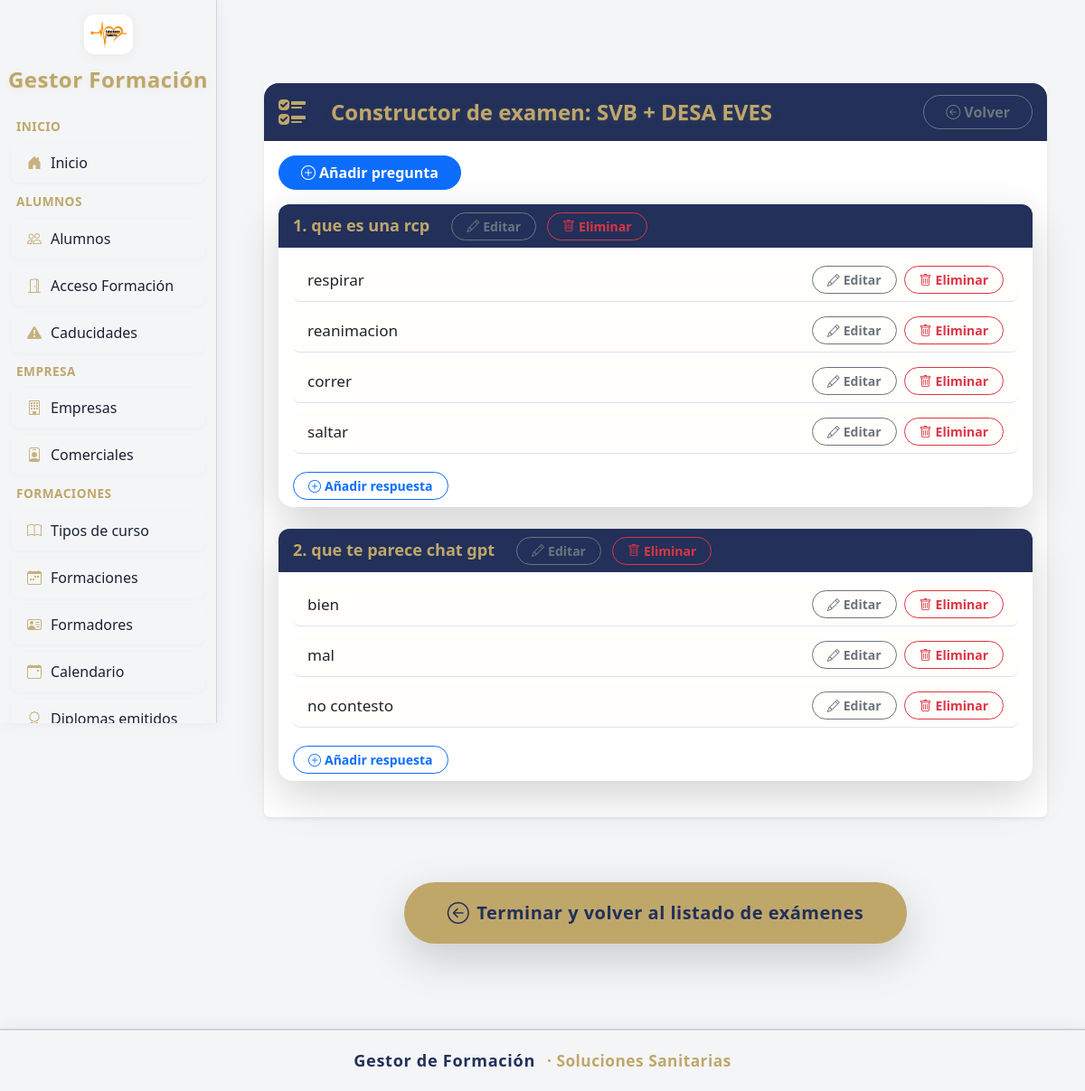
Screenshot of /examenes/constructor/1 with the database file from the repository.
### mi_plataforma_formacion_app/models/examen_modelo.py (models this page shows)
class ExamenModelo(db.Model):
    __tablename__ = 'examen_modelo'
    id = db.Column(db.Integer, primary_key=True)
    nombre = db.Column(db.String(128), nullable=False)
    descripcion = db.Column(db.Text)
    preguntas = db.relationship('Pregunta', backref='examen_modelo', lazy=True, cascade="all, delete-orphan")
    tipos_curso = db.relationship('TipoCurso', back_populates='examen_modelo')

### mi_plataforma_formacion_app/models/pregunta.py (models this page shows)
class Pregunta(db.Model):
    __tablename__ = 'pregunta'
    id = db.Column(db.Integer, primary_key=True)
    texto = db.Column(db.Text, nullable=False)
    examen_modelo_id = db.Column(db.Integer, db.ForeignKey('examen_modelo.id'))
    respuestas = db.relationship('Respuesta', backref='pregunta', lazy=True, cascade="all, delete-orphan")

### mi_plataforma_formacion_app/models/respuesta.py (models this page shows)
class Respuesta(db.Model):
    __tablename__ = 'respuesta'
    id = db.Column(db.Integer, primary_key=True)
    texto = db.Column(db.Text, nullable=False)
    correcta = db.Column(db.Boolean, default=False)
    pregunta_id = db.Column(db.Integer, db.ForeignKey('pregunta.id'))

### mi_plataforma_formacion_app/blueprints/examenes/routes.py (the view, shortened to what this page needs)
@examenes_bp.route('/constructor/<int:examen_id>', methods=['GET', 'POST'])
def constructor_examen(examen_id):
    examen = ExamenModelo.query.get_or_404(examen_id)
    return render_template('examenes/constructor_examen.html', examen=examen)

### mi_plataforma_formacion_app/blueprints/alumnos/routes.py (called while the page is built)
@alumnos_bp.app_context_processor
def inject_buscar_diploma_pdf():
    return dict(buscar_diploma_pdf=buscar_diploma_pdf)

### mi_plataforma_formacion_app/templates/examenes/constructor_examen.html (shortened to what this page needs)
{% extends 'base.html' %}
{% block content %}
<div class="container py-4">
  <div class="card shadow-sm border-0 mx-auto" style="max-width:1100px;background:#fff;">
    <div class="card-header d-flex align-items-center gap-3" style="background: var(--color-sidebar-active); color: var(--color-sidebar-title); border-top-left-radius: 1rem; border-top-right-radius: 1rem; border-bottom: none; min-height:60px;">
      <i class="bi bi-ui-checks" style="font-size:2rem; margin-right:10px; color:var(--color-sidebar-title);"></i>
      <h2 class="mb-0 fw-bold fs-4" style="color:var(--color-sidebar-title); text-shadow:0 2px 8px #bfa76a22,0 1px 0 #bfa76a22;">Constructor de examen: {{ examen.nombre }}</h2>
      <a href="{{ url_for('examenes_bp.listar_examenes_modelo') }}" class="btn btn-outline-secondary rounded-pill px-4 fw-semibold ms-auto">
        <i class="bi bi-arrow-left-circle"></i> Volver
      </a>
    </div>
    <div class="card-body">
      <button class="btn btn-primary mb-3 px-4 rounded-pill d-flex align-items-center fw-semibold" data-bs-toggle="modal" data-bs-target="#modalNuevaPregunta">
        <i class="bi bi-plus-circle me-1"></i> Añadir pregunta
      </button>
      {% for pregunta in examen.preguntas %}
      <div class="card mb-4 shadow-lg border-0 rounded-4">
        <div class="card-header d-flex align-items-center gap-2" style="background: var(--color-sidebar-active); color: var(--color-sidebar-title); border-top-left-radius: 0.75rem; border-top-right-radius: 0.75rem; border-bottom: none; min-height:48px;">
          <strong style="font-size:1.13em;color:var(--color-sidebar-title);">{{ loop.index }}. {{ pregunta.texto }}</strong>
          <button class="btn btn-outline-secondary btn-sm ms-3 rounded-pill px-3 fw-semibold d-flex align-items-center" data-bs-toggle="modal" data-bs-target="#modalEditarPregunta{{ pregunta.id }}">
            <i class="bi bi-pencil me-1"></i> Editar
          </button>
          <form method="post" style="display:inline;" class="ms-1">
            <button class="btn btn-outline-danger btn-sm rounded-pill px-3 fw-semibold d-flex align-items-center" onclick="return confirm('¿Eliminar pregunta?')">
              <i class="bi bi-trash me-1"></i> Eliminar
            </button>
          </form>
        </div>
        <div class="card-body pb-2 pt-2">
          <ul class="list-group list-group-flush">
            {% for respuesta in pregunta.respuestas %}
            <li class="list-group-item d-flex align-items-center {% if respuesta.es_correcta %}list-group-item-success border-success{% endif %} rounded-3 my-1" style="background:#fffefb;">
              <div>
                <span style="font-size:1.07em;">{{ respuesta.texto }}</span>
              </div>
            <button class="btn btn-outline-secondary btn-sm ms-auto me-2 rounded-pill px-3 fw-semibold d-flex align-items-center" data-bs-toggle="modal" data-bs-target="#modalEditarRespuesta{{ respuesta.id }}">
              <i class="bi bi-pencil me-1"></i> Editar
            </button>
              <form method="post" style="display:inline;">
                <button class="btn btn-outline-danger btn-sm rounded-pill px-3 fw-semibold d-flex align-items-center" onclick="return confirm('¿Eliminar respuesta?')">
                  <i class="bi bi-trash me-1"></i> Eliminar
                </button>
              </form>
            </li>
            {% else %}
            <li class="list-group-item text-muted rounded-3 my-1">Sin respuestas</li>
            {% endfor %}
          </ul>
            <button class="btn btn-outline-primary btn-sm mt-3 rounded-pill px-3 fw-semibold d-flex align-items-center" data-bs-toggle="modal" data-bs-target="#modalNuevaRespuesta{{ pregunta.id }}">
              <i class="bi bi-plus-circle me-1"></i> Añadir respuesta
            </button>
        </div>
      </div>
      {% endfor %}
    </div>
  </div>
</div>
<div class="mt-5 mb-4 text-center">
  <a href="{{ url_for('examenes_bp.listar_examenes_modelo') }}"
     class="btn btn-lg rounded-pill px-5 py-3 fw-bold d-inline-flex align-items-center shadow-lg"
     style="background: var(--color-accent-gold); color: var(--color-sidebar-active); border: none; font-size:1.25rem; letter-spacing:0.5px; box-shadow:0 2px 18px #bfa76a44;">
    <i class="bi bi-arrow-left-circle me-2" style="font-size:1.5rem;"></i> Terminar y volver al listado de exámenes
  </a>
</div>
{% endblock %}

### mi_plataforma_formacion_app/templates/base.html (style rules this page uses)
:root { --color-sidebar-bg: #f4f5f7; --color-sidebar-border: #d1d5db; --color-sidebar-text: #1a2233; --color-sidebar-hover: #e9eaf0; --color-sidebar-active: #22305a; --color-sidebar-active-text: #fff; --color-sidebar-title: #bfa76a; --color-sidebar-icon: #bfa76a; --color-accent-gold: #bfa76a; --color-card-bg: #fff; --color-btn-gold: #bfa76a; --color-btn-navy: #22305a; }
body { font-family: 'Segoe UI', sans-serif; background-color: #f4f5f7; margin: 0; padding: 0; color: var(--color-sidebar-text); }

### rows the page displays
ExamenModelo: nombre "SVB + DESA EVES"
Pregunta: texto "que es una rcp"
Respuesta: texto "respirar"
Respuesta: texto "reanimacion"
Respuesta: texto "correr"
Respuesta: texto "saltar"
Pregunta: texto "que te parece chat gpt"
Respuesta: texto "bien"
Respuesta: texto "mal"
Respuesta: texto "no contesto"
